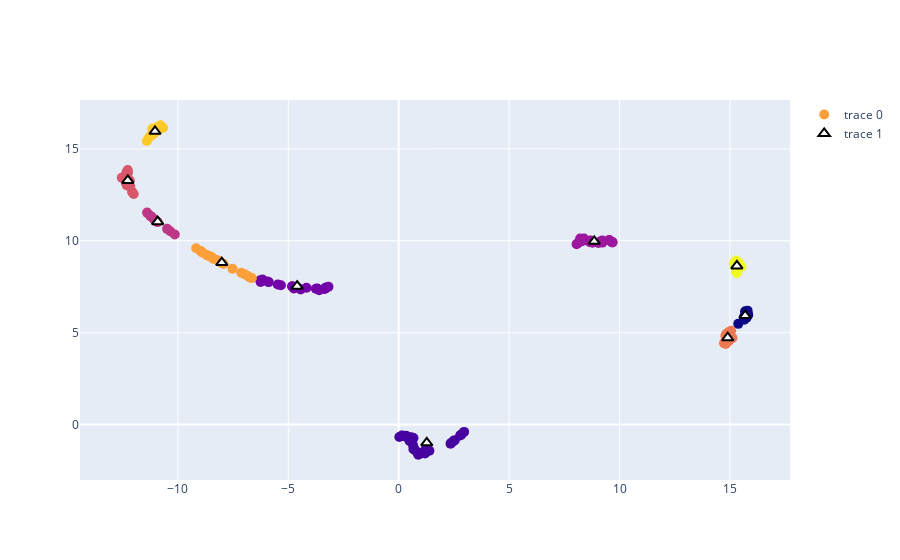

Notebook source saved alongside this figure:
### Code cell
# Buat scatter plot untuk data
scatter = go.Scatter(x=X_scaled['feature-vector-1'], y=X_scaled['feature-vector-2'], mode='markers', marker=dict(color=cluster, size=10))

# Buat scatter plot untuk centroid
centroid_scatter = go.Scatter(
    x=centroid[:, 0], y=centroid[:, 1], mode='markers', marker=dict(
            color="white", 
            size=10, 
            symbol='triangle-up',  # Menggunakan simbol 'star' untuk tanda
            line=dict(color="black", width=2)
        )
)

# Buat figure dan tambahkan scatter plots
fig = go.Figure(data=[scatter, centroid_scatter])

# Set axis aspect ratio
fig.update_xaxes(scaleratio=1)
fig.update_yaxes(scaleratio=1)

# Tampilkan plot
fig.show()

### Figure 1 — Plotly figure (JSON) as saved in the notebook; plotly's stock layout.template omitted (floating-point values rounded to 4 significant figures; data arrays with more than 128 entries replaced by an {"elided": "..."} marker saying what was removed)
{"data": [{"marker": {"color": {"elided": "160 int values"}, "size": 10}, "mode": "markers", "type": "scatter", "x": {"elided": "160 float values"}, "y": {"elided": "160 float values"}}, {"marker": {"color": "white", "line": {"color": "black", "width": 2}, "size": 10, "symbol": "triangle-up"}, "mode": "markers", "type": "scatter", "x": [15.69, 1.271, -4.598, 8.855, -10.92, -12.27, 14.9, -8.011, -11.04, 15.31], "y": [5.925, -0.9967, 7.526, 9.965, 11.04, 13.28, 4.719, 8.81, 15.95, 8.63]}], "layout": {"xaxis": {"scaleratio": 1}, "yaxis": {"scaleratio": 1}}}
